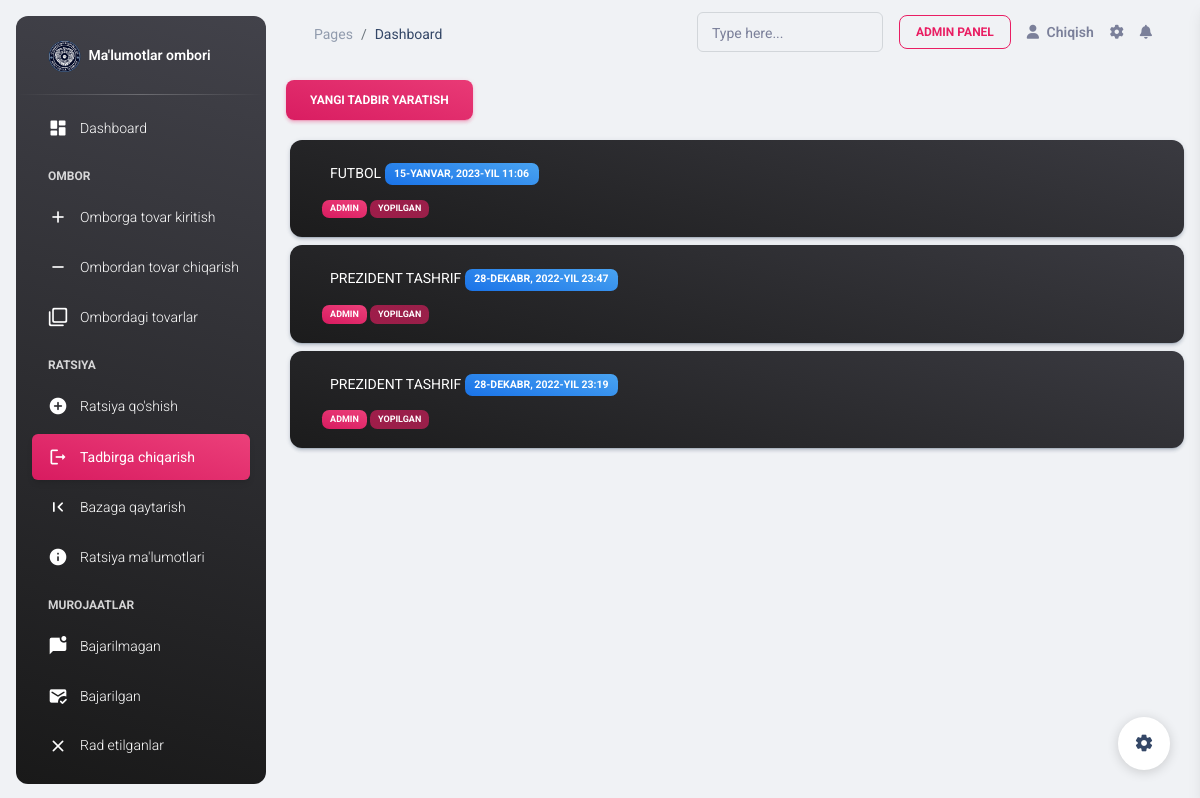
Before: /waltalkie/out/ (signed in) with the older database file.
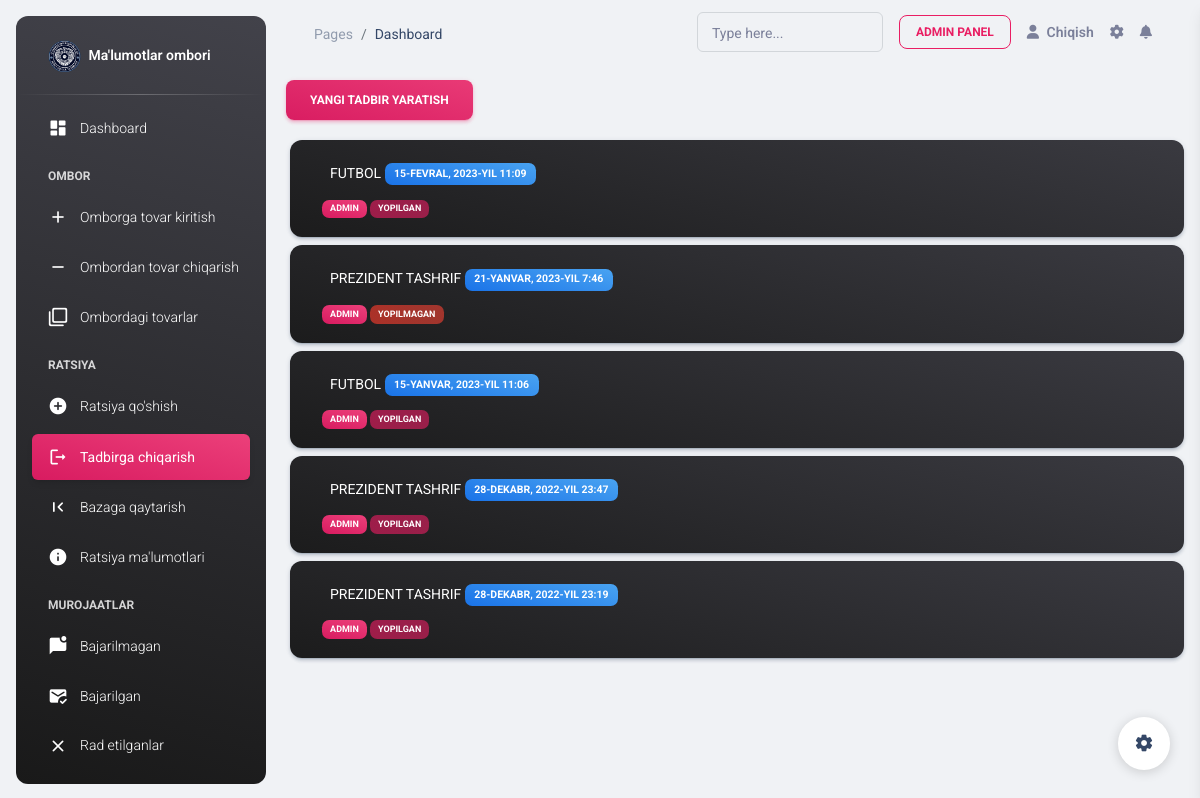
After: the same page with the newer database file.
### warehouse/models.py (models this page shows, shortened)
class Event(models.Model):
    name = models.ForeignKey(EventName, on_delete=models.CASCADE, null=True, blank=True, default=None)
    opener = models.ForeignKey(CustomUser, on_delete=models.CASCADE)
    pub_date = models.DateTimeField(auto_now_add=True)
    closed_date = models.DateTimeField(null=True, blank=True)
    closed = models.BooleanField(default=False)

class EventName(models.Model):
    name = models.CharField(max_length=250)
    def __str__(self):
        return self.name

### accounts/models.py (models this page shows)
class CustomUser(AbstractUser):
    phone_number = models.CharField(max_length=60)

### warehouse/views.py (the view, shortened to what this page needs)
# urls.py: path('waltalkie/out/', WalTalKieView.as_view(), name='out_waltalkie'),
class WalTalKieView(LoginRequiredMixin, TemplateView):
    template_name = 'waltalkie.html'
    eventid = int()
    def get(self, request, *args, **kwargs):
        if 'event' in request.GET:
            name = EventName.objects.get(name__icontains=self.request.GET['event'])
            event = Event.objects.create(name=name, opener=self.request.user)
            self.eventid = event.pk
            context = self.get_context_data()
            return redirect('/waltalkie/out/?eviews=' + str(self.eventid))
        if 'eviews' in request.GET:
            event = Event.objects.get(pk=self.request.GET['eviews'])
            self.eventid = event.pk
            context = self.get_context_data()
            return self.render_to_response(context)
        context = dict()
        context['events'] = Event.objects.all()
        context['ename'] = EventName.objects.all()
        return render(request, 'event.html', context=context)

### templates/event.html (shortened to what this page needs)
{% extends 'base.html' %}
{% block content %}
    {% load static %}
    <body class="g-sidenav-show  bg-gray-200">
    {% include "aside.html" %}
    <main class="main-content position-relative max-height-vh-100 h-100 border-radius-lg ">
        {% include 'navbar.html' %}
        <div class="container">
            <button type="button" class="btn bg-gradient-primary my-3" data-bs-toggle="modal"
                    data-bs-target="#outdepot">
                Yangi tadbir yaratish
            </button>
            <div class="d-flex justify-content-between flex-column-reverse  flex-column mb-3">
                {% for event in events %}
                    <a href="{% url 'out_waltalkie' %}?eviews={{ event.id }}">
                        <div class="btn card  m-1 bg-gradient-dark text-lg-start">
                            <div class="card-body p-2">
                                <p class="text-uppercase text-white  p-lg-1 form-label text-xxl-start">{{ event.name.name }}
                                    <span
                                            class="badge bg-gradient-info">  {{ event.pub_date }}</span>
                                </p>      <span class=" badge bg-gradient-primary">{{ event.opener }} </span>
                                <span class=" badge bg-gradient-faded-{% if event.closed %}primary{% else %}danger{% endif %}">{% if event.closed %}
                                    Yopilgan{% else %}
                                    Yopilmagan{% endif %}</span>
                            </div>
                        </div>
                    </a>
                {% endfor %}
            </div>
        </div>
    </main>
    {% include 'settings.html' %}
    </body>
{% endblock content %}

Changed rows visible on the page:
added Event: name.name "PREZIDENT TASHRIF", pub_date "21-YANVAR, 2023-YIL 7:46", opener "ADMIN", closed "YOPILMAGAN"
added Event: name.name "FUTBOL", pub_date "15-FEVRAL, 2023-YIL 11:09", opener "ADMIN", closed "YOPILGAN"
